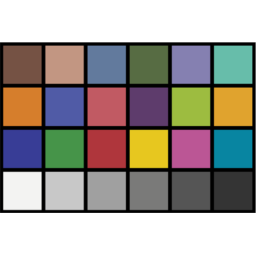
#> input picture exp/datasets/color_swatch/macbeth/whole.png, 256 x 256 px, found by its file name
$ python MaskGeneration.py
#> lines starting #> are read from the running program, lines starting #| are printed output that depends on the picture
import numpy as np
import os
from PIL import Image
# [80 lines left out: functions left_down_mask, both_down_mask, left_up_mask, both_up_mask, both_but_one_sided_mask, not called in this run]

def half_mask(im):
    im_arr = np.array(im)

    mask=np.ones((256,256))

    for i in range(0,100):
        for j in range(0,256):
            im_arr[i,j]=1
            mask[i,j]=0

    im= Image.fromarray(im_arr)
    np.save('half.npy', mask)
    im.save(os.getcwd()+"/whole_edited.png")

im = Image.open('../exp/datasets/color_swatch/whole.png')
#> im is the input picture: PIL image 256x256 RGBA; mean R, G, B, A 159.2, 153.7, 147.8, 255
#both_but_one_sided_mask(im)
half_mask(im)
#> after the loop in half_mask, `for i in range(0,100):`:
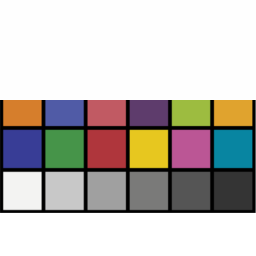
#> im_arr: shape (256, 256, 4); mean R, G, B, A 93.9, 89.1, 84.9, 155.8; transparent parts drawn white
